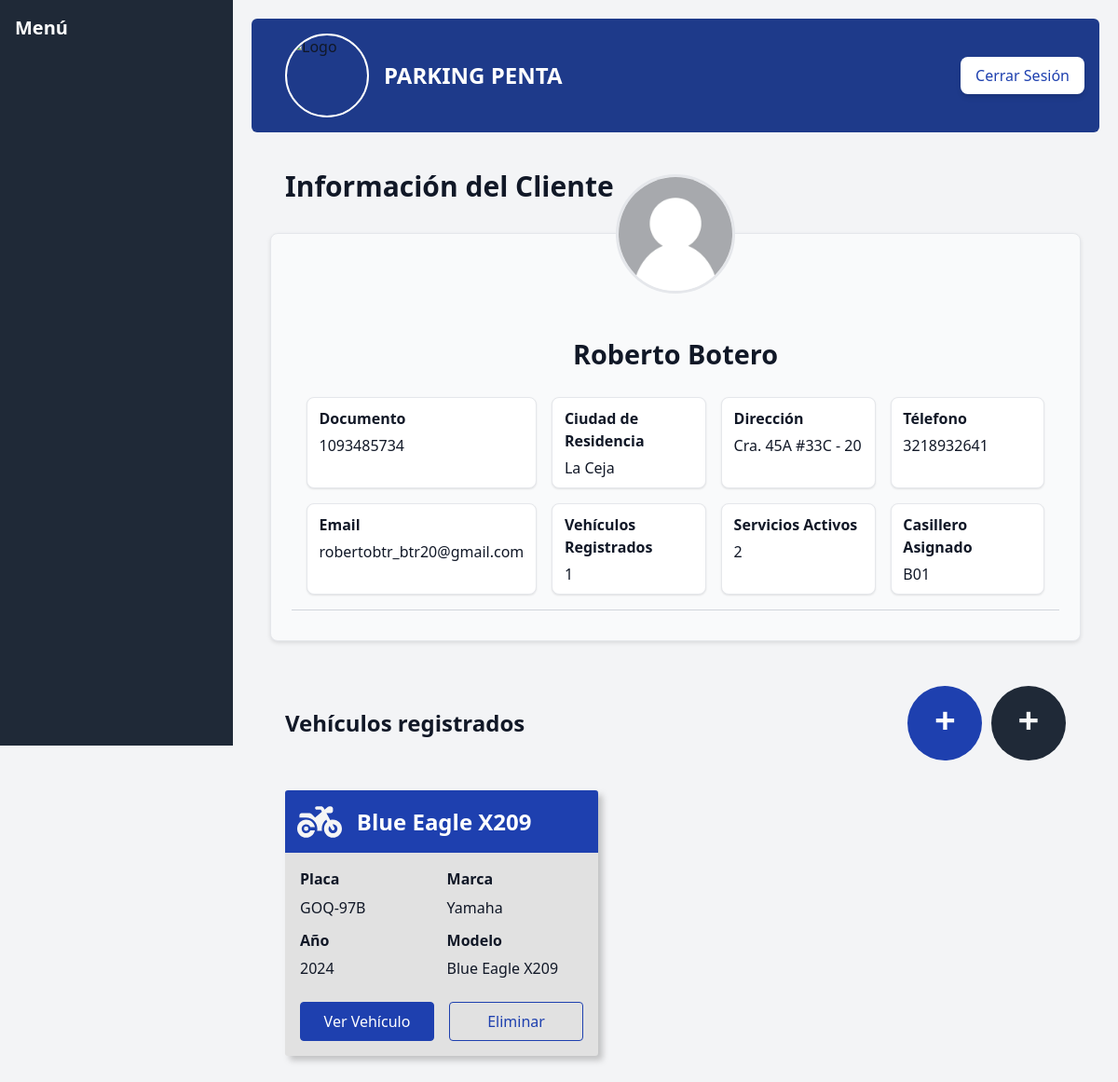
Screenshot of /view/empleados/cliente_info.php?id_cliente=2 (signed in) with the database file from the repository.
### tables this page shows
CREATE TABLE `clientes` (
  `id_cliente` int(11) NOT NULL,
  `documento` int(11) NOT NULL,
  `nombre` varchar(30) NOT NULL,
  `ciudad` varchar(30) NOT NULL,
  `direccion` varchar(60) NOT NULL,
  `telefono` varchar(20) NOT NULL,
  `email` varchar(60) NOT NULL,
  `deshabilitado` tinyint(4) NOT NULL DEFAULT 0
);

CREATE TABLE `lockers` (
  `id_locker` int(11) NOT NULL,
  `codigo_locker` tinytext NOT NULL,
  `asignado` tinyint(4) NOT NULL DEFAULT 0
);

CREATE TABLE `vehiculos` (
  `id_vehiculo` int(11) NOT NULL,
  `placa` varchar(10) NOT NULL,
  `marca` varchar(100) NOT NULL,
  `modelo` varchar(100) NOT NULL,
  `ano` int(11) NOT NULL,
  `tipo_vehiculo` varchar(15) NOT NULL,
  `deshabilitado` tinyint(4) NOT NULL DEFAULT 0,
  `id_cliente` int(11) NOT NULL,
  `id_empleado` int(11) NOT NULL
);

### controllers/customer_controller.php (called while the page is built, shortened)
<?php
require_once('../../models/customer_model.php');
class CustomerController {
    private $model;
    public function __construct() {
        $this->model = new CustomerModel();
    }
    public function show_customer($id) {
        $customer = $this->model->get_customer($id);
        return $customer;
    }
}
?>

### models/customer_model.php (called while the page is built, shortened)
<?php
class CustomerModel {
    private $connection;
    public function __construct() {
        $this->connection = mysqli_connect('localhost', 'root', '', 'dbpenta');
    }
    public function get_customer($id) : array | bool {
        $get_customer = mysqli_execute_query($this->connection, 'SELECT * FROM clientes WHERE id_cliente = ? AND deshabilitado = ?', [$id, 0]);
        return mysqli_fetch_assoc($get_customer);
    }
}
?>

### controllers/vehicle_controller.php (called while the page is built, shortened)
<?php
require_once('../../models/vehicle_model.php');
class VehicleController {
    private $model;
    public function __construct() {
        $this->model = new VehicleModel();
    }
    public function showAll_vehicles_customer($id_customer) {
        $vehicles = $this->model->getAll_vehicles_customer($id_customer);
        return $vehicles;
    }
    public function countAll_vehicles_customer($id_customer) {
        $vehicles = $this->model->countAll_vehicles_customer($id_customer);
        return $vehicles;
    }
}
?>

### models/vehicle_model.php (called while the page is built, shortened)
<?php
class VehicleModel {
    private $connection;
    public function __construct() {
        $this->connection = mysqli_connect('localhost', 'root', '', 'dbpenta');
    }
    public function getAll_vehicles_customer($id_customer) {
        $vehicles = mysqli_execute_query($this->connection, 'SELECT * FROM vehiculos WHERE id_cliente = ? AND deshabilitado = ?', [$id_customer, 0]);
        return $vehicles;
    }
    public function countAll_vehicles_customer($id_customer): int {
        $counter = mysqli_execute_query($this->connection, 'SELECT COUNT(*) FROM vehiculos WHERE id_cliente = ? AND deshabilitado = ?', [$id_customer, 0]);
        return $counter->fetch_row()[0];
    }
}
?>

### controllers/service_controller.php (called while the page is built, shortened)
<?php
require_once('../../models/service_model.php');
class ServiceController {
    private $model;
    public function __construct() {
        $this->model = new ServiceModel();
    }
    public function showAll_customer_services($id_customer) {
        $services = $this->model->getAll_customer_services($id_customer);
        return $services;
    }
}
?>

### models/service_model.php (called while the page is built, shortened)
<?php
class ServiceModel {
    private $connection;
    public function __construct() {
        $this->connection = mysqli_connect('localhost', 'root', '', 'dbpenta');
    }
    public function getAll_customer_services($id_customer) {
        $services = mysqli_execute_query($this->connection, 'SELECT COUNT(*) FROM servicios WHERE id_cliente_fk = ? AND habilitado = ?', [$id_customer, 1]);
        return $services->fetch_row()[0];
    }
}
?>

### controllers/locker_controller.php (called while the page is built, shortened)
<?php
require_once('../../models/locker_model.php');
class LockerController {
    private $model;
    public function __construct() {
        $this->model = new LockerModel();
    }
    public function get_customer_locker($id_customer) {
        $locker = $this->model->show_customer_locker($id_customer);
        return $locker;
    }
}
?>

### models/locker_model.php (called while the page is built, shortened)
<?php
class LockerModel {
    private $connection;
    public function __construct() {
        $this->connection = mysqli_connect('localhost', 'root', '', 'dbpenta');
    }
    public function show_customer_locker($id_customer) {
        $isExisting = mysqli_execute_query($this->connection, 'SELECT * FROM locker_cliente WHERE id_cliente = ?', [$id_customer]);
        $locker_id = $isExisting->fetch_assoc()['id_locker'];
        $locker = mysqli_execute_query($this->connection, 'SELECT * FROM lockers WHERE id_locker = ? AND asignado = ?', [$locker_id, 1]);
        return $locker->fetch_assoc()['codigo_locker'];
    }
}
?>

### view/empleados/cliente_info.php (the view, shortened to what this page needs)
<?php
require_once('../../controllers/customer_controller.php');
require_once('../../controllers/service_controller.php');
require_once('../../controllers/locker_controller.php');
require_once('../../controllers/vehicle_controller.php');
if (isset($_GET['id_cliente'])) {
    $id = $_GET['id_cliente'];
    $customer_request = new CustomerController();
    $vehicle_request = new VehicleController();
    $service_request = new ServiceController();
    $locker_request = new LockerController();
    $showCustomer = $customer_request->show_customer($id);
    $countedCars = $vehicle_request->countAll_vehicles_customer($id);
    $countedServices = $service_request->showAll_customer_services($id);
    $showAll_vehicles = $vehicle_request->showAll_vehicles_customer($id);
    $show_customer_locker = $locker_request->get_customer_locker($id);
}
?>
<!DOCTYPE html>
<html lang="es">
<head>
    <script src="https://cdn.tailwindcss.com?plugins=forms,typography,aspect-ratio,line-clamp,container-queries"></script>
    <link href="https://cdn.jsdelivr.net/npm/tailwindcss@2.2.19/dist/tailwind.min.css" rel="stylesheet">
    <link rel="stylesheet" href="../../styles/customer-information.css">
</head>
<body class="bg-gray-100 text-gray-900">
    <?php include '../reutils/navbar.php' ?>
    <div id="content" class="ml-64 p-6">
        <?php include '../reutils/navbar-user.php'?>
        <main class="mt-10 px-5">
            <h2 class="text-3xl font-semibold mb-4 pl-4 changer">Información del Cliente</h2>
            <div class="customer-container">
                <img src="../../images/blank-avatar.webp" alt="customer" class="customer-logo">
                <h2 class="text-xl font-semibold mb-4"><?= htmlspecialchars($showCustomer['nombre']) ?></h2>
                <div class="customer-info-container mx-6 px-6">
                    <div class="info-card">
                        <span class="info-title font-semibold">Documento</span>
                        <span class="info-data"><?= htmlspecialchars($showCustomer['documento']) ?></span>
                    </div>
                    <div class="info-card">
                        <span class="info-title font-semibold">Ciudad de Residencia</span>
                        <span class="info-data"><?= htmlspecialchars($showCustomer['ciudad']) ?></span>
                    </div>
                    <div class="info-card">
                        <span class="info-title font-semibold">Dirección</span>
                        <span class="info-data"><?= htmlspecialchars($showCustomer['direccion']) ?></span>
                    </div>
                    <div class="info-card">
                        <span class="info-title font-semibold">Télefono</span>
                        <span class="info-data"><?= htmlspecialchars($showCustomer['telefono']) ?></span>
                    </div>
                    <div class="info-card">
                        <span class="info-title font-semibold">Email</span>
                        <span class="info-data"><?= htmlspecialchars($showCustomer['email']) ?></span>
                    </div>
                    <div class="info-card">
                        <span class="info-title font-semibold">Vehículos Registrados</span>
                        <span class="info-data"><?= $countedCars > 0 ? $countedCars : 'Ninguno' ?></span>
                    </div>
                    <div class="info-card">
                        <span class="info-title font-semibold">Servicios Activos</span>
                        <span class="info-data"><?= $countedServices ?></span>
                    </div>
                    <div class="info-card">
                        <span class="info-title font-semibold">Casillero Asignado</span>
                        <span class="info-data"><?= $show_customer_locker ?></span>
                    </div>
                </div>
            </div>
            <div class="to-register px-4">
                <h2 class="text-2xl font-semibold my-4 changer">Vehículos registrados</h2>
                <div class="btns-create">
                    <a href="crear_vehiculo.php?id_customer=<?= $showCustomer['id_cliente'] ?>"><span class="add">+</span></a>
                    <?php
                        if ($countedServices == 2) { ?>
                            <button class="activate_modal"><span class="add">+</span></button>
                            <?php
                        }
                    ?>
                </div>
            </div>
            <section class="all-vehicles px-4">
                <?php
                    while ($vehicles = mysqli_fetch_assoc($showAll_vehicles)) { ?>
                        <div class="vehicle-card">
                            <header class="car-card-header">
                                <div class="separator">
                                    <img src="../../images/<?= $vehicles['tipo_vehiculo'] == 'carro' ? 'car-solid.svg' : 'motorcycle-solid.svg' ?>" alt="car">
                                    <h3 class="car-card-title"><?= htmlspecialchars($vehicles['modelo']) ?></h3>
                                </div>
                                <a href="editar_vehiculo.php?placa=<?= urlencode($vehicles['placa']) ?>"><img src="../../images/pencil-solid.svg" class="edit"/></a>
                            </header>
                            <div class="car-card-info">
                                <div class="card-info-group">
                                    <span class="title">Placa</span>
                                    <span class="data"><?= htmlspecialchars($vehicles['placa']) ?></span>
                                </div>
                                <div class="card-info-group">
                                    <span class="title">Marca</span>
                                    <span class="data"><?= htmlspecialchars($vehicles['marca']) ?></span>
                                </div>
                                <div class="card-info-group">
                                    <span class="title">Año</span>
                                    <span class="data"><?= htmlspecialchars($vehicles['ano']) ?></span>
                                </div>
                                <div class="card-info-group">
                                    <span class="title">Modelo</span>
                                    <span class="data"><?= htmlspecialchars($vehicles['modelo']) ?></span>
                                </div>
                            </div>
                            <div class="btns-group">
                                <a href="info_vehiculo.php?placa=<?= urlencode($vehicles['placa']) ?>">Ver Vehículo</a>
                                <a href="#">Eliminar</a>
                            </div>
                        </div>
                    <?php
                    }
                ?>
            </section>
        </main>
    </div>
</body>
</html>

### styles/customer-information.css (style rules this page uses)
:root { --customer-container-bg: #F9FAFB; --border-color: #E5E7EB; --underline-color: #D1D5DB; --card-bg: #1E40AF; --text-color: #374151; --btn-new-bgColor: #1F2937; }
* { box-sizing: border-box; margin: 0; padding: 0; }
body { font-family: Arial, sans-serif; }
main { display: flex; flex-direction: column; gap: 1em; }
.customer-container { background-color: var(--customer-container-bg); width: 100%; min-height: 18em; position: relative; border: 1px solid var(--border-color); border-radius: 0.5em; box-shadow: 0 2px 4px rgba(0, 0, 0, 0.1); display: flex; flex-direction: column; padding-bottom: 2em; margin-bottom: 2em; }
.customer-container .customer-logo { width: 8em; height: 8em; border: 3px solid var(--border-color); border-radius: 50%; position: absolute; top: -4em; left: 50%; transform: translateX(-50%); background-color: #fff; }
.customer-container h2 { text-align: center; padding-top: 4em; font-weight: 700; font-size: 1.8em; }
.customer-container .customer-info-container { display: grid; grid-template-columns: repeat(4, 1fr); border-bottom: 1px solid var(--underline-color); padding: 1em; gap: 1em; margin: 0 auto; width: 95%; }
.customer-container .customer-info-container .info-card { display: flex; flex-direction: column; gap: 0.3em; padding: 0.6em 0.8em; background-color: #fff; border: 1px solid var(--border-color); border-radius: 0.5em; box-shadow: 0 1px 2px rgba(0, 0, 0, 0.1); }
.to-register { display: flex; align-items: center; justify-content: space-between; }
.to-register a { width: 2em; height: 2em; border-radius: 50%; background-color: var(--card-bg); color: #ffffff; font-weight: 700; display: flex; justify-content: center; align-items: center; font-size: 2.5em; transition: .3s; }
.to-register .btns-create { display: flex; align-items: center; gap: 0.6em; }
.to-register .btns-create .activate_modal { width: 2em; height: 2em; font-size: 2.5em; border-radius: 50%; color: var(--customer-container-bg); background-color: var(--btn-new-bgColor); font-weight: 700; transition: .3s; display: flex; justify-content: center; align-items: center; }
.to-register .add { margin-top: -0.2em; }
.all-vehicles { display: grid; grid-template-columns: repeat(auto-fill, minmax(15em, 21em)); gap: 1.5em; margin: 1em 0; position: relative; }
.all-vehicles .vehicle-card { background-color: #E1E1E1; border-radius: 0.2em; overflow: hidden; box-shadow: 0.3em 0.3em 0.4em #77777766; }
.all-vehicles .vehicle-card .car-card-header { background-color: var(--card-bg); display: flex; align-items: center; justify-content: space-between; padding: 0.6em 0.8em; }
.all-vehicles .vehicle-card .car-card-header .separator { display: flex; align-items: center; gap: 1em; }
.all-vehicles .vehicle-card .car-card-header img { width: 3em; height: 3em; }
.all-vehicles .vehicle-card .car-card-title { color: #ffffff; font-size: 1.5em; font-weight: 600; }
.all-vehicles .vehicle-card .car-card-info .card-info-group { display: flex; flex-direction: column; gap: 0.4em; }
.all-vehicles .vehicle-card .car-card-info .card-info-group .title { font-weight: 600; }
.all-vehicles .vehicle-card .car-card-info { display: grid; grid-template-columns: repeat(2, 1fr); gap: 0.7em; padding: 1em; }
.all-vehicles .vehicle-card .btns-group { display: flex; justify-content: space-between; padding: 0.5em 0.5em 1em 0.5em; }
.all-vehicles .vehicle-card .btns-group a { flex: 1; margin: 0 0.5em; text-align: center; border: 1px solid var(--card-bg); font-size: 1em; padding: 0.5em; border-radius: 0.25em; transition: .3s; }
.all-vehicles .vehicle-card .btns-group a:first-child { color: #ffffff; background-color: var(--card-bg); }
.all-vehicles .vehicle-card .btns-group a:nth-child(2) { color: var(--card-bg); }

### styles/admin.css (style rules this page uses)
* { margin: 0; padding: 0; box-sizing: border-box; }
body { display: flex; min-height: 100vh; flex-direction: row; }
#content { margin-left: 250px; padding: 20px; flex: 1; }

### rows the page displays
clientes: nombre "Roberto Botero", documento "1093485734", ciudad "La Ceja", direccion "Cra. 45A #33C - 20", telefono "3218932641", email "robertobtr_btr20@gmail.com"
lockers: codigo_locker "B01"
vehiculos: modelo "Blue Eagle X209", placa "GOQ-97B", marca "Yamaha", ano "2024"

### other values shown
$countedCars "1"
$countedServices "2"
